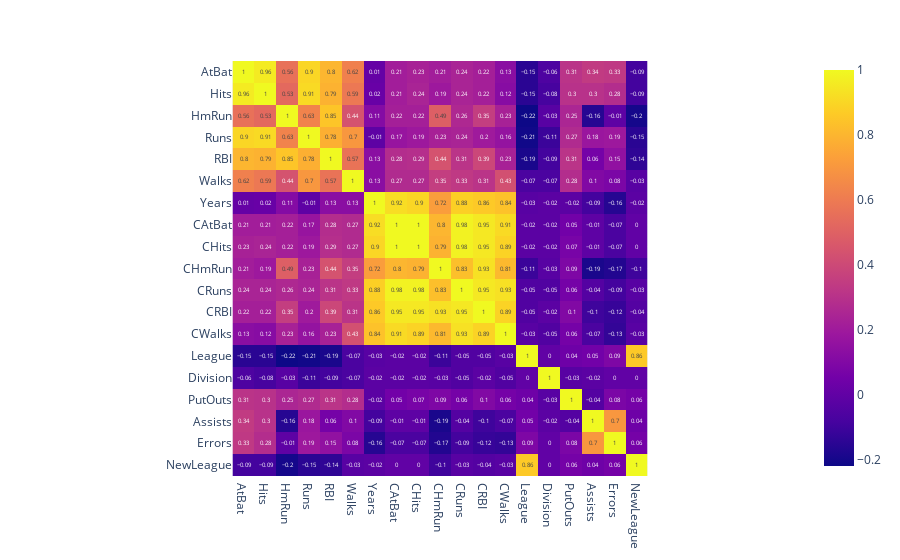

Notebook code for this chart:
### Code cell
fig_corr = px.imshow(X_drop.corr().round(2), text_auto=True)
fig_corr.show()

### Figure 1 — Plotly figure (JSON) as saved in the notebook; plotly's stock layout.template omitted (floating-point values rounded to 4 significant figures; data arrays with more than 128 entries replaced by an {"elided": "..."} marker saying what was removed)
{"data": [{"coloraxis": "coloraxis", "hovertemplate": "x: %{x}<br>y: %{y}<br>color: %{z}<extra></extra>", "name": "0", "texttemplate": "%{z}", "type": "heatmap", "x": ["AtBat", "Hits", "HmRun", "Runs", "RBI", "Walks", "Years", "CAtBat", "CHits", "CHmRun", "CRuns", "CRBI", "CWalks", "League", "Division", "PutOuts", "Assists", "Errors", "NewLeague"], "xaxis": "x", "y": ["AtBat", "Hits", "HmRun", "Runs", "RBI", "Walks", "Years", "CAtBat", "CHits", "CHmRun", "CRuns", "CRBI", "CWalks", "League", "Division", "PutOuts", "Assists", "Errors", "NewLeague"], "yaxis": "y", "z": {"elided": "19x19 float values"}}], "layout": {"coloraxis": {"colorscale": [[0, "#0d0887"], [0.1111, "#46039f"], [0.2222, "#7201a8"], [0.3333, "#9c179e"], [0.4444, "#bd3786"], [0.5556, "#d8576b"], [0.6667, "#ed7953"], [0.7778, "#fb9f3a"], [0.8889, "#fdca26"], [1, "#f0f921"]]}, "margin": {"t": 60}, "xaxis": {"anchor": "y", "constrain": "domain", "domain": [0, 1], "scaleanchor": "y"}, "yaxis": {"anchor": "x", "autorange": "reversed", "constrain": "domain", "domain": [0, 1]}}}
